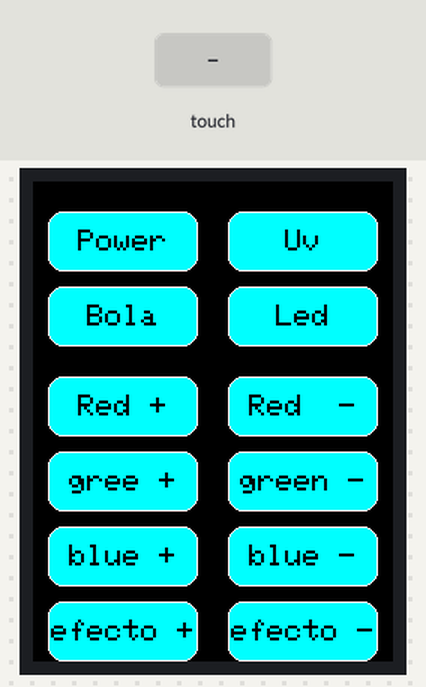
This sketch was run on a simulated Arduino Uno, built with avr-gcc and run on an emulated ATmega328P. On the bench: 240×320 colour display. The inputs (shaded band) are chosen by the test bench. What the sketch prints to the serial monitor is not drawn.

Above: at 1.5 s.
1.6 s: touch panel pressed at 13 % / 10 % of its raw x / y range
At 2.1 s:
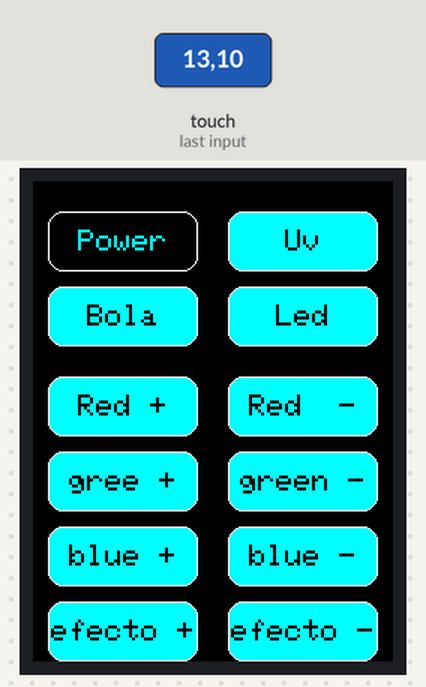
3.1 s: touch panel pressed at 62 % / 10 % of its raw x / y range
At 4.3 s:
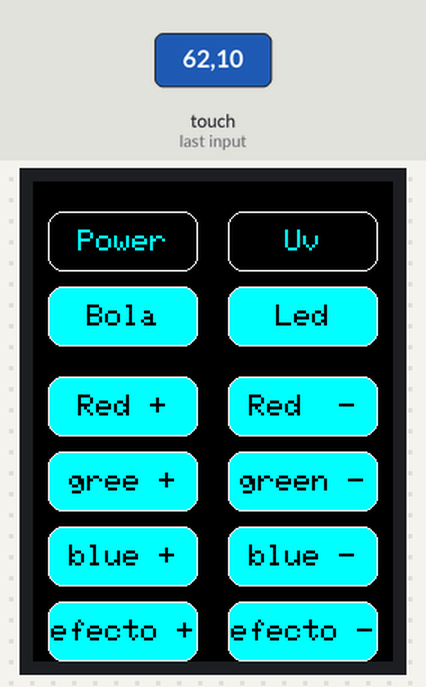
4.6 s: touch panel pressed at 13 % / 30 % of its raw x / y range
At 5.5 s:
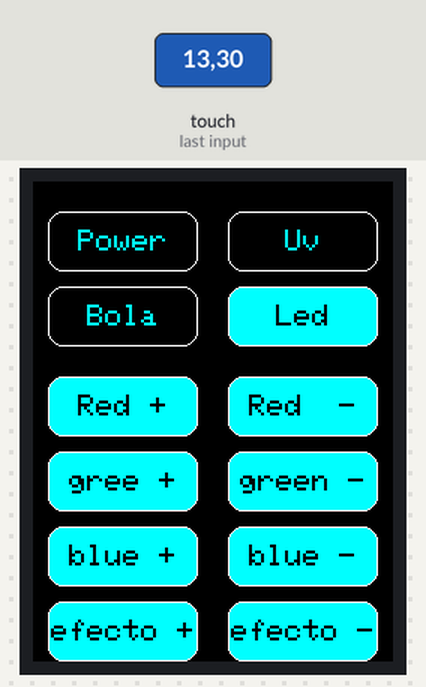
6.1 s: touch panel pressed at 62 % / 30 % of its raw x / y range
At 6.7 s:
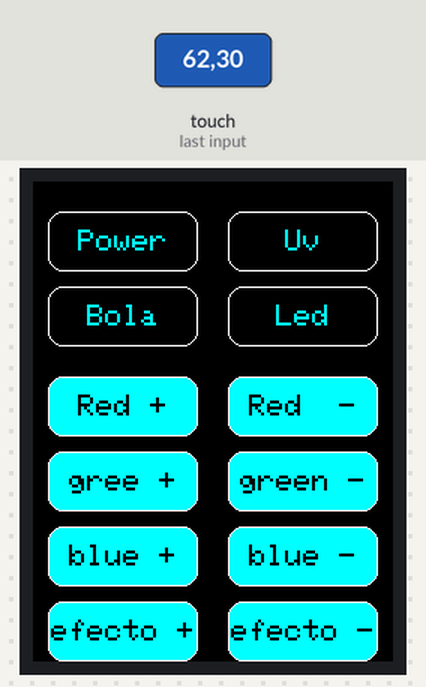
7.6 s: touch panel pressed at 13 % / 50 % of its raw x / y range
At 8.8 s:
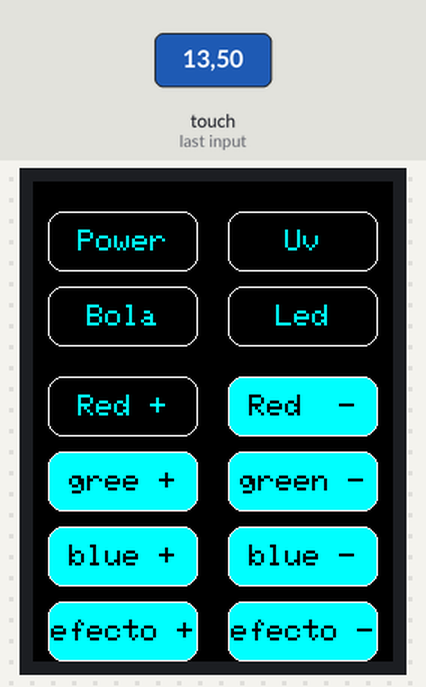
9.1 s: touch panel pressed at 62 % / 50 % of its raw x / y range
At 10.2 s:
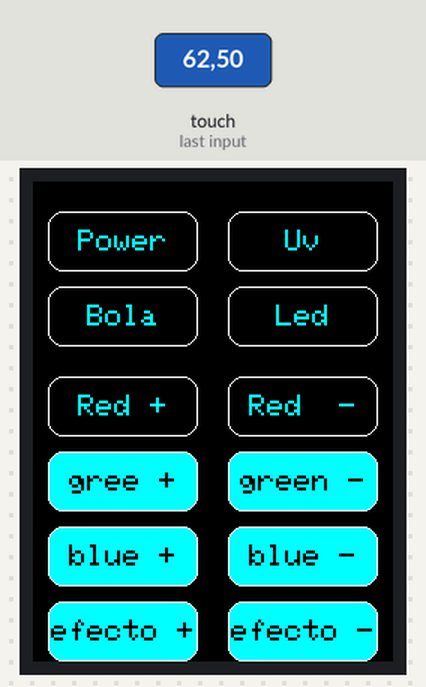
Timing chart, 0 to 11.6 s (numbered marks = the images above; inputs shaded):
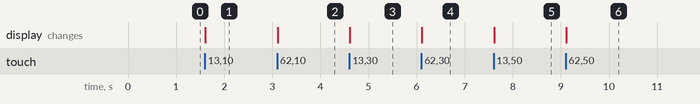

Measured:
- after the input at 1.6 s, the display: changes at once (image 1)
- after the input at 3.1 s, the display: changes at once (image 2)
- after the input at 4.6 s, the display: changes at once (image 3)
- after the input at 6.1 s, the display: changes at once (image 4)
- after the input at 7.6 s, the display: changes at once (image 5)
- after the input at 9.1 s, the display: changes at once (image 6)

The sketch:

button_simple.ino
```cpp
#if 1

#include <Adafruit_GFX.h>
#include <MCUFRIEND_kbv.h>
MCUFRIEND_kbv tft;
#include <TouchScreen.h>
#define MINPRESSURE 200
#define MAXPRESSURE 1000

// ALL Touch panels and wiring is DIFFERENT
// copy-paste results from TouchScreen_Calibr_native.ino
const int XP=8,XM=A2,YP=A3,YM=9; //240x320 ID=0x9341
const int TS_LEFT=143,TS_RT=861,TS_TOP=117,TS_BOT=920;

TouchScreen ts = TouchScreen(XP, YP, XM, YM, 300);

Adafruit_GFX_Button btn_power, btn_uv, btn_bola, btn_led, btn_redMas, btn_redMenos, btn_greenMas, btn_greenMenos, btn_blueMas, btn_blueMenos, btn_efectoMas, btn_EfectoMenos;

int pixel_x, pixel_y;     //Touch_getXY() updates global vars
bool Touch_getXY(void)
{
    TSPoint p = ts.getPoint();
    pinMode(YP, OUTPUT);      //restore shared pins
    pinMode(XM, OUTPUT);
    digitalWrite(YP, HIGH);   //because TFT control pins
    digitalWrite(XM, HIGH);
    bool pressed = (p.z > MINPRESSURE && p.z < MAXPRESSURE);
    if (pressed) {
        pixel_x = map(p.x, TS_LEFT, TS_RT, 0, tft.width()); //.kbv makes sense to me
        pixel_y = map(p.y, TS_TOP, TS_BOT, 0, tft.height());
    }
    return pressed;
}

#define BLACK   0x0000
#define BLUE    0x001F
#define RED     0xF800
#define GREEN   0x07E0
#define CYAN    0x07FF
#define MAGENTA 0xF81F
#define YELLOW  0xFFE0
#define WHITE   0xFFFF

void setup(void)
{
    Serial.begin(9600);
    uint16_t ID = tft.readID();
    Serial.print("TFT ID = 0x");
    Serial.println(ID, HEX);
    Serial.println("Calibrate for your Touch Panel");
    if (ID == 0xD3D3) ID = 0x9486; // write-only shield
    tft.begin(ID);
    tft.setRotation(0);            //PORTRAIT
    tft.fillScreen(BLACK);

    btn_power.initButton(&tft,  60, 40, 100, 40, WHITE, CYAN, BLACK, "Power", 2);
    btn_uv.initButton   (&tft, 180, 40, 100, 40, WHITE, CYAN, BLACK, "Uv", 2);

    btn_bola.initButton(&tft,  60, 40 * 2 + 10, 100, 40, WHITE, CYAN, BLACK, "Bola", 2);
    btn_led.initButton (&tft, 180, 40 * 2 + 10, 100, 40, WHITE, CYAN, BLACK, "Led", 2);

    btn_redMas.initButton  (&tft,  60, 40 * 3 + 10 * 3, 100, 40, WHITE, CYAN, BLACK, "Red +", 2);
    btn_redMenos.initButton(&tft, 180, 40 * 3 + 10 * 3, 100, 40, WHITE, CYAN, BLACK, "Red  -", 2);

    btn_greenMas.initButton  (&tft,  60, 40 * 4 + 10 * 4, 100, 40, WHITE, CYAN, BLACK, "gree +", 2);
    btn_greenMenos.initButton(&tft, 180, 40 * 4 + 10 * 4, 100, 40, WHITE, CYAN, BLACK, "green -", 2);

    btn_blueMas.initButton   (&tft,  60, 40 * 5 + 10 * 5, 100, 40, WHITE, CYAN, BLACK, "blue +", 2);
    btn_blueMenos.initButton (&tft, 180, 40 * 5 + 10 * 5, 100, 40, WHITE, CYAN, BLACK, "blue -", 2);

    btn_efectoMas.initButton (&tft,  60, 40 * 6 + 10 * 6, 100, 40, WHITE, CYAN, BLACK, "efecto +", 2);
    btn_EfectoMenos.initButton(&tft, 180, 40 * 6 + 10 * 6, 100, 40, WHITE, CYAN, BLACK, "efecto -", 2);


    btn_power.drawButton(false);
    btn_uv.drawButton(false);
    btn_bola.drawButton(false);
    btn_led.drawButton(false);
    btn_redMas.drawButton(false);
    btn_redMenos.drawButton(false);
    btn_greenMas.drawButton(false);
    btn_greenMenos.drawButton(false);
    btn_blueMas.drawButton(false);
    btn_blueMenos.drawButton(false);
    btn_efectoMas.drawButton(false);
    btn_EfectoMenos.drawButton(false);

   // tft.fillRect(40, 80, 160, 80, RED);
}

/* two buttons are quite simple
 */
void loop(void)
{
    bool down = Touch_getXY();

    btn_power.press(down && btn_power.contains(pixel_x, pixel_y));
    btn_uv.press(down && btn_uv.contains(pixel_x, pixel_y));
    btn_bola.press(down && btn_bola.contains(pixel_x, pixel_y));
    btn_led.press(down && btn_led.contains(pixel_x, pixel_y));
    btn_redMas.press(down && btn_redMas.contains(pixel_x, pixel_y));
    btn_redMenos.press(down && btn_redMenos.contains(pixel_x, pixel_y));
    btn_greenMas.press(down && btn_greenMas.contains(pixel_x, pixel_y));
    btn_greenMenos.press(down && btn_greenMenos.contains(pixel_x, pixel_y));
    btn_blueMas.press(down && btn_blueMas.contains(pixel_x, pixel_y));
    btn_blueMenos.press(down && btn_blueMenos.contains(pixel_x, pixel_y));
    btn_efectoMas.press(down && btn_efectoMas.contains(pixel_x, pixel_y));
    btn_EfectoMenos.press(down && btn_EfectoMenos.contains(pixel_x, pixel_y));


    if (btn_power.justReleased()) btn_power.drawButton(true);
    if (btn_uv.justReleased()) btn_uv.drawButton(true);
    if (btn_bola.justReleased()) btn_bola.drawButton(true);
    if (btn_led.justReleased()) btn_led.drawButton(true);
    if (btn_redMas.justReleased()) btn_redMas.drawButton(true);
    if (btn_redMenos.justReleased()) btn_redMenos.drawButton(true);
    if (btn_greenMas.justReleased()) btn_greenMas.drawButton(true);
    if (btn_greenMenos.justReleased()) btn_greenMenos.drawButton(true);
    if (btn_blueMas.justReleased()) btn_blueMas.drawButton(true);
    if (btn_blueMenos.justReleased()) btn_blueMenos.drawButton(true);
    if (btn_efectoMas.justReleased()) btn_efectoMas.drawButton(true);
    if (btn_EfectoMenos.justReleased()) btn_EfectoMenos.drawButton(true);

    //if (on_btn.justPressed()) {  on_btn.drawButton(true);  tft.fillRect(40, 80, 160, 80, GREEN); }
    //if (off_btn.justPressed()) { off_btn.drawButton(true);  tft.fillRect(40, 80, 160, 80, RED); }
    //if (on_btn.justPressed()) {  on_btn.drawButton(true);  tft.fillRect(40, 80, 160, 80, GREEN); }
    if (btn_power.justPressed()){Serial.println("btn pressed"); btn_power.drawButton(true);}
    if (btn_uv.justPressed()){Serial.println("btn pressed"); btn_uv.drawButton(true);}
    if (btn_bola.justPressed()){Serial.println("btn pressed"); btn_bola.drawButton(true);}
    if (btn_led.justPressed()){Serial.println("btn pressed"); btn_led.drawButton(true);}
    if (btn_redMas.justPressed()){Serial.println("btn pressed"); btn_redMas.drawButton(true);}
    if (btn_redMenos.justPressed()){Serial.println("btn pressed"); btn_redMenos.drawButton(true);}
    if (btn_greenMas.justPressed()){Serial.println("btn pressed"); btn_greenMas.drawButton(true);}
    if (btn_greenMenos.justPressed()){Serial.println("btn pressed"); btn_greenMenos.drawButton(true);}
    if (btn_blueMas.justPressed()){Serial.println("btn pressed"); btn_blueMas.drawButton(true);}
    if (btn_blueMenos.justPressed()){Serial.println("btn pressed"); btn_blueMenos.drawButton(true);}
    if (btn_efectoMas.justPressed()){Serial.println("btn pressed"); btn_efectoMas.drawButton(true);}
    if (btn_EfectoMenos.justPressed()){Serial.println("btn pressed"); btn_EfectoMenos.drawButton(true);}
}

void reDrawBtn(){
     btn_power.drawButton();
     btn_uv.drawButton();
     btn_bola.drawButton();
     btn_led.drawButton();
     btn_redMas.drawButton();
     btn_redMenos.drawButton();
     btn_greenMas.drawButton();
     btn_greenMenos.drawButton();
     btn_blueMas.drawButton();
     btn_blueMenos.drawButton();
     btn_efectoMas.drawButton();
     btn_EfectoMenos.drawButton();
}
#endif
```
